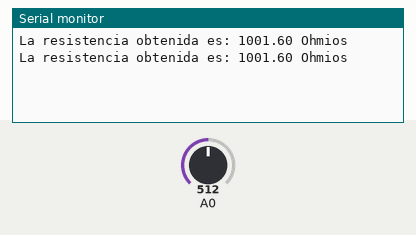
Bench run of a sketch on a simulated Arduino Uno, built with avr-gcc and run on an emulated ATmega328P. Shown: the last lines printed to the serial monitor. The test bench sets the inputs (shaded band); at power-on: A0 = 512.

Above: at 2.8 s.
2.9 s: A0 set to 1009
At 5.1 s:
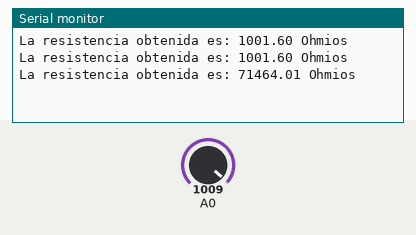
5.6 s: A0 set to 1023
At 6.6 s:
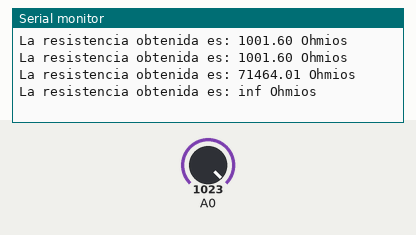

The sketch:

Tema_9_BT1.ino
```cpp
void setup(){
  Serial.begin(9600);                                       // Indicamos la velocidad del puerto serie
}


// Para el montaje. Conectamos 5V - Resitencia 1000 Ohm - Pin A0 - Resistencia a conocer - 0V
// Hemos dedicido el metodo calculando la Intensidad para toda la rama siendo            I = Vtotal / (Rtotal) = V / ( 1000 Ohm + Resistencia a conocer)
// por otra parte tenemos que tambien la Intensidad para la resisntecia a conocer es     I = Vmedido / (Resistencia a conocer)
// al igualar estas Intensidades y despejar la resistencia a conococer nos queda:        Resistencia a conocer = ( Vmedido * 1000 Ohm ) / ( Vtotal - Vmedido)

void loop(){
  // Variables para guardar el dato leido y la conversion a entero.
  float voltaje = map ( analogRead(A0), 0, 1023, 0, 5000);
  voltaje = voltaje/1000;
  float resistencia = voltaje*1000/(5-voltaje);

  // Expresamos por pantalla los valores obtenidos por el potenciometro.
  Serial.print( "La resistencia obtenida es: ");
  Serial.print( resistencia);
  Serial.println( " Ohmios");
  delay(2000);

}
```

Measured:
- the behaviour switches between 1022 and 1023 on A0 (found by bisection; images 1 and 2)
- after the input at 2.9 s, the serial monitor: prints a new line after 1.1 s (image 1)
- after the input at 5.6 s, the serial monitor: prints a new line after 0.40 s (image 2)
